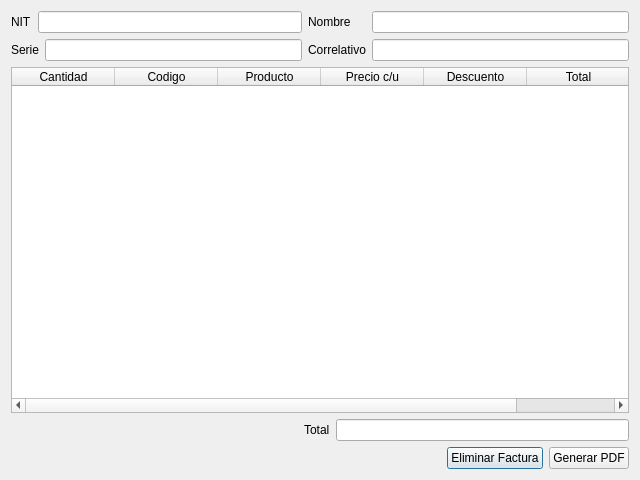
<?xml version="1.0" encoding="UTF-8"?>
<ui version="4.0">
 <class>DetalleDialog</class>
 <widget class="QDialog" name="DetalleDialog">
  <property name="geometry">
   <rect>
    <x>0</x>
    <y>0</y>
    <width>640</width>
    <height>480</height>
   </rect>
  </property>
  <property name="windowTitle">
   <string>Dialog</string>
  </property>
  <layout class="QGridLayout" name="gridLayout">
   <item row="0" column="0">
    <widget class="QLabel" name="lbl_factura_nit">
     <property name="text">
      <string>NIT</string>
     </property>
    </widget>
   </item>
   <item row="0" column="1" colspan="2">
    <widget class="QLineEdit" name="edt_factura_nit">
     <property name="readOnly">
      <bool>true</bool>
     </property>
    </widget>
   </item>
   <item row="0" column="3">
    <widget class="QLabel" name="lbl_factura_nombre">
     <property name="text">
      <string>Nombre</string>
     </property>
    </widget>
   </item>
   <item row="0" column="4">
    <widget class="QLineEdit" name="edt_factura_nombre">
     <property name="readOnly">
      <bool>true</bool>
     </property>
    </widget>
   </item>
   <item row="1" column="0" colspan="2">
    <widget class="QLabel" name="lbl_factura_serie">
     <property name="text">
      <string>Serie</string>
     </property>
    </widget>
   </item>
   <item row="1" column="2">
    <widget class="QLineEdit" name="edt_factura_serie">
     <property name="readOnly">
      <bool>true</bool>
     </property>
    </widget>
   </item>
   <item row="1" column="3">
    <widget class="QLabel" name="lbl_factura_correlativo">
     <property name="text">
      <string>Correlativo</string>
     </property>
    </widget>
   </item>
   <item row="1" column="4">
    <widget class="QLineEdit" name="edt_factura_correlativo">
     <property name="readOnly">
      <bool>true</bool>
     </property>
    </widget>
   </item>
   <item row="2" column="0" colspan="5">
    <widget class="QTableWidget" name="tbl_factura">
     <attribute name="horizontalHeaderDefaultSectionSize">
      <number>103</number>
     </attribute>
     <column>
      <property name="text">
       <string>Cantidad</string>
      </property>
     </column>
     <column>
      <property name="text">
       <string>Codigo</string>
      </property>
     </column>
     <column>
      <property name="text">
       <string>Producto</string>
      </property>
     </column>
     <column>
      <property name="text">
       <string>Precio c/u</string>
      </property>
     </column>
     <column>
      <property name="text">
       <string>Descuento</string>
      </property>
     </column>
     <column>
      <property name="text">
       <string>Total</string>
      </property>
     </column>
    </widget>
   </item>
   <item row="3" column="0" colspan="5">
    <layout class="QHBoxLayout" name="horizontalLayout_2">
     <item>
      <spacer name="horizontalSpacer_2">
       <property name="orientation">
        <enum>Qt::Horizontal</enum>
       </property>
       <property name="sizeHint" stdset="0">
        <size>
         <width>40</width>
         <height>20</height>
        </size>
       </property>
      </spacer>
     </item>
     <item>
      <widget class="QLabel" name="lbl_factura_total">
       <property name="text">
        <string>Total</string>
       </property>
      </widget>
     </item>
     <item>
      <widget class="QLineEdit" name="edt_factura_total">
       <property name="readOnly">
        <bool>true</bool>
       </property>
      </widget>
     </item>
    </layout>
   </item>
   <item row="4" column="0" colspan="5">
    <layout class="QHBoxLayout" name="horizontalLayout">
     <item>
      <spacer name="horizontalSpacer">
       <property name="orientation">
        <enum>Qt::Horizontal</enum>
       </property>
       <property name="sizeHint" stdset="0">
        <size>
         <width>40</width>
         <height>20</height>
        </size>
       </property>
      </spacer>
     </item>
     <item>
      <widget class="QPushButton" name="btn_factura_eliminar">
       <property name="text">
        <string>Eliminar Factura</string>
       </property>
      </widget>
     </item>
     <item>
      <widget class="QPushButton" name="btn_factura_exportar">
       <property name="text">
        <string>Generar PDF</string>
       </property>
      </widget>
     </item>
    </layout>
   </item>
  </layout>
 </widget>
 <resources/>
 <connections/>
</ui>
